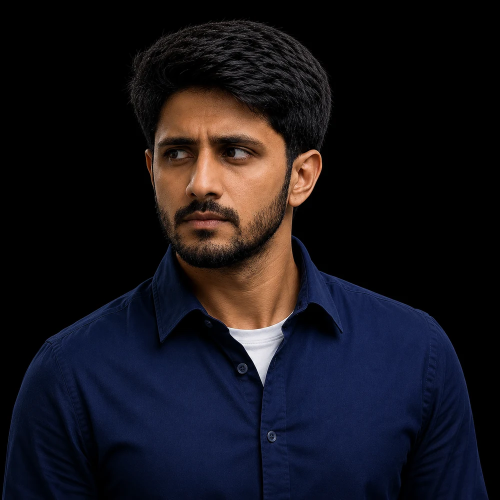
#> input picture video_pipeline/presenter_library/suspicion.webp, 1000 x 1000 px (shown at 1/2 size); its folder holds only this picture in this run
$ python -i photo_thumbnail.py   (imports and definitions only)
#> lines starting #> are read from the running program, lines starting #| are printed output that depends on the picture
#> further down, picture is the input picture: PIL image 1000x1000 RGB; mean R, G, B 22, 20, 26.6
"""
Photographic thumbnails for the clinical channel.

WHAT CHANGED, AND WHY
---------------------
The first version of this drew its subjects: a lightbox, a heart, a flatline,
all as flat polygons. Held next to a real medical channel's thumbnail it read
as a diagram, and a diagram is something a viewer scrolls past. The rule now is
absolute: EVERY pictorial element on the card is a photograph. Nothing here
depicts an object. The only marks this module draws are annotation -- a ring, an
arrow, a cross -- which is what a clinician does ON a photograph, not instead of
one.

THE GRAMMAR
-----------
Pulled off six thumbnails from channels that already work in this niche. All
six shared the same five things, and none of them is a stylistic preference:

  1. The background is a real photograph.
  2. The presenter is cut out with a hard white stroke, 6-10px. The stroke is
     what makes a photographed person read as a graphic element rather than as
     a second, competing photograph.
  3. Text sits in a filled box or a bubble with a heavy black outline. Bare
     text on a photograph disappears -- the photograph has every value in it,
     so there is no colour that contrasts everywhere.
  4. One curved arrow points at the thing.
  5. Saturated yellow, red and white. Not the muted channel teal, which is a
     video palette and vanishes at 120px.

WORDS
-----
The loud element is a clinical fact, not a brand: BEFORE, DAY 9, 0.4 mm,
NEGATIVE. The channel name is never the headline -- a viewer who already knows
the channel does not need telling, and one who does not is not persuaded by it.
Twelve characters is the working ceiling for the loudest element; past that the
type has to shrink to fit and the shrink is what actually costs the click.

SIZE
----
Every format is checked at 120px, because that is what most of the audience
sees. The check is in the render path, not in a test, so a format that fails it
cannot ship quietly.
"""
import math
import os
import random

import numpy as np
from PIL import Image, ImageDraw, ImageFilter, ImageFont

import presenter_cutout as pcut

W, H = 1280, 720

YELLOW = (255, 209, 26)
RED = (219, 30, 38)
WHITE = (255, 255, 255)
BLACK = (0, 0, 0)
INK = (14, 17, 21)

_BOLD = "/usr/share/fonts/truetype/dejavu/DejaVuSans-Bold.ttf"
_COND = "/usr/share/fonts/truetype/dejavu/DejaVuSansCondensed-Bold.ttf"

# The five in rotation, chosen by the channel owner from a set of six. Four
# carry the channel and `banner` is the fifth, kept as a change of pace.
#
# `hero` -- one photographed organ filling the frame -- is implemented and
# tested but deliberately NOT in this tuple. It was not chosen. It stays in the
# code because putting it back is a one-word edit, and because its organ search
# terms are what the other formats now use to find a real heart or a real brain
# rather than an illustration of one.
FORMATS = ("reaction", "bubbles", "pointing", "verdict", "banner")
ALL_FORMATS = ("reaction", "bubbles", "pointing", "verdict", "banner", "hero")

# Which pose register suits each format's job. The presenter is reacting to the
# evidence in some formats and presenting it in others, and those are different
# faces.
_POSES = {
    "reaction": ("surprise", "concern", "confusion"),
    "bubbles":  ("confusion", "skepticism", "curiosity"),
    "pointing": ("directing",),
    "verdict":  ("skepticism", "suspicion", "authority"),
    "hero":     ("concern", "grief"),
    "banner":   ("concern", "resolve", "authority"),
}

# What to ask Pixabay/Pexels for, per role. Ordered most specific first, the
# same way the stock-footage search is ordered, so a real match wins and the
# generic term is only a floor.
SEARCH_TERMS = {
    "scene": ["hospital corridor", "hospital ward night", "emergency department",
              "clinic hallway", "hospital"],
    "evidence": ["mri brain scan", "ct scan film", "blood sample tube",
                 "laboratory blood test", "medical scan"],
    "hero": ["human eye macro", "eye close up", "iris macro", "human eye"],
}

# When the case is about an organ, the evidence photograph should BE that organ.
#
# The trap is that "heart" on a stock search returns valentines, and "heart
# anatomy" returns the vintage engraving and the vector diagram -- both
# drawings, which is the one thing barred here. Every term below is worded to
# pull a photograph: a specimen, a model, a surgical still, a scan of the real
# organ. The word "illustration" never appears, and `_looks_drawn()` throws out
# anything that slips through anyway.
ORGAN_TERMS = {
    "heart":    ["human heart specimen", "cardiac surgery operating", "heart mri scan",
                 "cardiology ultrasound screen"],
    "brain":    ["brain mri scan", "human brain specimen", "neurosurgery operating",
                 "brain ct scan film"],
    "lung":     ["chest x-ray film", "lung ct scan", "thoracic surgery operating"],
    "liver":    ["liver ultrasound screen", "abdominal ct scan", "liver biopsy sample"],
    "kidney":   ["kidney ultrasound screen", "dialysis machine patient",
                 "renal ct scan"],
    "eye":      ["human eye macro", "retina fundus photograph", "eye examination slit lamp"],
    "skin":     ["dermatology examination skin", "skin lesion close up photograph"],
    "bone":     ["bone x-ray film", "orthopaedic x-ray", "skeleton radiograph"],
    "blood":    ["blood sample tube", "blood smear microscope", "laboratory blood test"],
    "stomach":  ["endoscopy screen", "abdominal ultrasound screen"],
    "spine":    ["spine mri scan", "spinal x-ray film"],
    "thyroid":  ["thyroid ultrasound screen", "neck examination doctor"],
    "pancreas": ["abdominal ct scan", "endoscopy screen"],
    "muscle":   ["muscle biopsy microscope", "physiotherapy examination"],
    "nerve":    ["nerve conduction test", "neurology examination patient"],
}


# [32 lines left out: function featureless_fraction, not called in this run]


# Above this, score_photo_card docks the card 2.0 points and calls it "a
# blank surface". Selection refuses a candidate at the same line, so the
# two stages cannot disagree about what a usable photograph is.
FEATURELESS_MAX = 0.55


# [13 lines left out: function organ_terms, not called in this run]


# ── where the card is allowed to put anything that matters ─────────────
#
# YouTube stamps the video's duration over the bottom-right corner of every
# thumbnail in every feed. It is not optional and it is not previewed in the
# upload dialog, so it is invisible until the video is live -- which is exactly
# how a headline ends up with its last word covered by "12:47". Measured at
# roughly 90x34px at 1280x720, and the guidance is to keep anything that
# matters 150x60 clear of the corner.
#
# The rest is the standard safe area: feeds, cards and TV crop differently, so
# critical content stays inside a 90px inset.
SAFE = (90, 90, 1190, 630)
BADGE = (1060, 640, 1280, 720)

# The one element that never moves. Channels that are recognised in a feed keep
# roughly 80% of the card fixed and vary the rest; this red case chip, always
# the same colour in the same corner, is this channel's fixed part. It is worth
# more than it looks: a returning viewer identifies the channel before reading
# a single word.
BRAND_AT = (96, 96)

# Words in the headline. Three or fewer tests best, and three to five is the
# band where the gain still holds; past that the type has to shrink to fit and
# the shrink is what costs the click, so the cap is enforced rather than
# advised.
MAX_WORDS = 5

# Outline on the presenter. It was 9px, which is the reference channels' look
# but reads as a sticker pasted onto the scene -- the channel owner asked for
# him to sit IN the photograph, not on top of it. At 3px the edge still
# separates him from a busy background at 120px, but at full size it reads as
# depth of field rather than as a border. The shadow does more of the work now,
# which is what actually makes something look like it is standing in a room.
STROKE = 2
SHADOW = 0.66

# Filler that carries no meaning at a glance. Dropping these is what turns
# "IT WAS IN THE FIRST BLOOD TEST" (seven words, small type) into
# "IN THE FIRST BLOOD TEST" and then "FIRST BLOOD TEST" (three words, huge).
_FILLER = ("the", "a", "an", "of", "to", "in", "on", "at", "it", "is", "was",
           "were", "that", "this", "and", "for", "with", "his", "her", "their")


# Where one statement ends and the next begins. Cutting here keeps a headline
# grammatical; cutting anywhere else does not.
_JOINS = ("and", "but", "yet", "so", "because", "then", "while", "until",
          "before", "after", "though", "although", "when")

# Words that carry a thumbnail on their own: a denial, a question, a reversal.
_PUNCH = ("no", "not", "nobody", "none", "never", "nothing", "why", "how",
          "what", "who", "wrong", "missed", "failed", "clean", "normal")


# [60 lines left out: functions _clauses, _clause_score, trim_words, not called in this run]


def _font(path, size):
    return ImageFont.truetype(path, size)


# ── type ───────────────────────────────────────────────────────────────

def _measure(d, text, font, ow):
    b = d.textbbox((0, 0), text, font=font, stroke_width=ow)
    return b[2] - b[0], b[3] - b[1]


# [61 lines left out: functions _heavy, _draw_heavy, _fit, not called in this run]


def _caps(d, xy, text, font, fill, ow=7, outline=BLACK, anchor="la"):
    d.text(xy, text, font=font, fill=fill, anchor=anchor,
           stroke_width=ow, stroke_fill=outline)


# [175 lines left out: functions _block, _label, _hand, _ring, _cross, _arrow and 2 more, not called in this run]


# What each role's photograph was found by, this episode. Reset per resolve.
CHOSEN_BY = {}


# [132 lines left out: functions relevance, resolve_photos, _cover, not called in this run]


def _focus_point(im, zone=(0.0, 0.0, 1.0, 1.0), prefer="detail", min_salience=2.1,
                 centre_bias=False):
    """Where in this photograph the mark should go, or None if nowhere.

    Hard-coding the ring's coordinates works exactly once, for the photograph
    you had in front of you. In production the photograph comes back from a
    Pixabay search, so the syringe is wherever it happens to be -- and a ring
    drawn at a fixed point lands on empty wall, which is worse than no ring at
    all because it tells the viewer there is something to see and there isn't.

    "detail" finds the busiest region: an instrument, a lesion, a hand at work.
    "dark" finds the darkest compact one, which on a macro of an eye is the
    pupil. Both run on a thumbnail of the photograph, because the answer wanted
    is a region, not a pixel.
    """
#> called with zone = (0, 0, 1, 1), prefer = 'detail', min_salience = 2.1, centre_bias = False
    gw, gh = 240, 135
    g = np.asarray(im.convert("L").resize((gw, gh), Image.LANCZOS)).astype(np.float32)
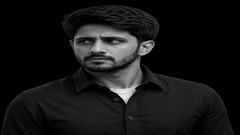
#> g: shape (135, 240) float32; min 0, max 245, mean 21.4
    if prefer == "dark":
        # Difference of Gaussians, not plain darkness. Plain darkness picks the
        # single darkest pixel, which on an eye macro is the shadow in the
        # outer corner -- it put the ring on bare skin. A DoG asks the useful
        # question instead: which region is dark COMPARED WITH WHAT SURROUNDS
        # IT. That is a pupil, and it is a lesion on a scan.
        def blur(k):
            return np.asarray(Image.fromarray(g.astype(np.uint8))
                              .filter(ImageFilter.GaussianBlur(k))).astype(np.float32)
        field = np.clip(blur(21) - blur(4), 0, None)
    else:
        field = (np.abs(np.diff(g, axis=1, prepend=g[:, :1]))
                 + np.abs(np.diff(g, axis=0, prepend=g[:1, :])))
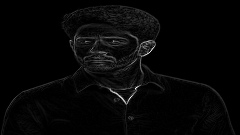
#> field: shape (135, 240) float32; min 0, max 269, mean 7; drawn with min black and max white
        field = np.asarray(Image.fromarray(np.clip(field, 0, 255).astype(np.uint8))
                           .filter(ImageFilter.GaussianBlur(7))).astype(np.float32)
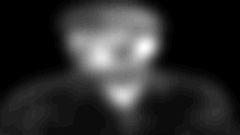
#> field: shape (135, 240) float32; min 0, max 40, mean 6.9; drawn with min black and max white

    if centre_bias:
        # A tie-break toward the middle. On a macro of an eye the pupil and the
        # shadow under the brow are both dark blobs; the one the photograph is
        # about is the one near the centre of the frame.
        yy, xx = np.mgrid[0:gh, 0:gw]
        r2 = ((xx / gw - 0.5) ** 2 + (yy / gh - 0.5) ** 2)
        field = field * np.exp(-r2 / 0.10)

    x0, y0, x1, y1 = zone
    m = np.zeros_like(field)
    m[int(y0 * gh):max(1, int(y1 * gh)), int(x0 * gw):max(1, int(x1 * gw))] = 1.0
    sel = field * m
    peak = float(sel.max())
#> peak = 40

    # Is there anything here worth ringing? An empty corridor has a busiest
    # region too -- a door frame -- and a ring drawn on it promises the viewer
    # a finding that does not exist, which is worse than no ring at all. So the
    # peak has to stand clear of the rest of the zone or the caller gets None
    # and draws nothing.
    inside = sel[m > 0]
    if peak <= 0 or peak < min_salience * float(inside.mean() + 1e-6):
        return None

    yy, xx = np.unravel_index(int(np.argmax(sel)), field.shape)
#> yy = 46; xx = 144
    return int((xx + 0.5) / gw * W), int((yy + 0.5) / gh * H)


# [46 lines left out: functions _recede, _panel, not called in this run]


# ── the six formats ────────────────────────────────────────────────────
#
# Each one gets the canvas, a copy of the spec, and an rng. Each returns the
# canvas. Layout constants are chosen so the presenter's column and the text's
# column cannot overlap -- the overlap is prevented by the geometry rather than
# detected afterwards, because a check that runs afterwards has nothing to do
# about it except shrink the type.

# ── the channel mark ───────────────────────────────────────────────────

# Same ring-and-single-ECG-beat as the channel avatar, drawn small in the
# corner. Reusing the avatar's mark rather than inventing a second one is the
# point: a viewer who has seen the channel once recognises the card before
# reading it, and the mark is doing brand work rather than watermark work.
MARK_TEAL = (95, 168, 160)


# [165 lines left out: functions score_image, _mark_slots, _mark, not called in this run]


_mark.last_slot = None


# [204 lines left out: functions _shoulder, _f_reaction, _f_bubbles, _f_pointing, _f_verdict, _f_hero and 1 more, not called in this run]


_RENDER = {"reaction": _f_reaction, "bubbles": _f_bubbles, "pointing": _f_pointing,
           "verdict": _f_verdict, "hero": _f_hero, "banner": _f_banner}


# ── entry point ────────────────────────────────────────────────────────

# [50 lines left out: functions pick_format, punch, badge_clear, legible_at, not called in this run]


# What a patient actually gets told before anyone believes them. The bubble
# format needs two lines and the pipeline only has one -- the episode headline
# -- so the first bubble comes from here and rotates by episode, and the second
# is the episode's own line. Without this every bubbles thumbnail the channel
# ever published would carry the same two sentences.
DISMISSALS = ("IT'S JUST STRESS", "YOU'RE FINE", "ALL TESTS NORMAL",
              "IT'S ANXIETY", "NOTHING ON THE SCAN", "COME BACK IN SIX MONTHS",
              "PROBABLY A VIRUS", "TRY SLEEPING MORE")


def _default_quotes(episode, lines):
    return [DISMISSALS[(episode or 1) % len(DISMISSALS)], " ".join(lines)]


# [54 lines left out: function render, not called in this run]

>>> from PIL import Image
>>> picture = Image.open('presenter_library/suspicion.webp')
>>> result = _focus_point(picture)
#> result = (770, 248)

$ run again, on video_pipeline/presenter_library/alert.webp
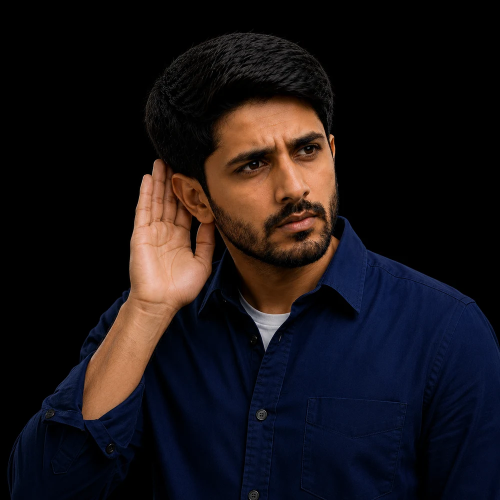
#> input picture video_pipeline/presenter_library/alert.webp, 1000 x 1000 px (shown at 1/2 size)
#> picture is the input picture: PIL image 1000x1000 RGB; mean R, G, B 24.6, 19.6, 22.8
#> in _focus_point, `g = np.asarray(im.convert("L").resize((gw, gh), Image.LANCZOS)).astype..`:
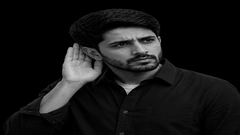
#> g: shape (135, 240) float32; min 0, max 204, mean 21.5
#> in _focus_point, `field = np.asarray(Image.fromarray(np.clip(field, 0, 255).astype(np.ui..`:
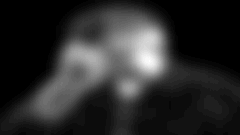
#> field: shape (135, 240) float32; min 0, max 41, mean 7; drawn with min black and max white
#> peak = 41
#> yy = 60; xx = 149
#> result = (797, 322)

$ run again, on video_pipeline/presenter_library/authority.webp
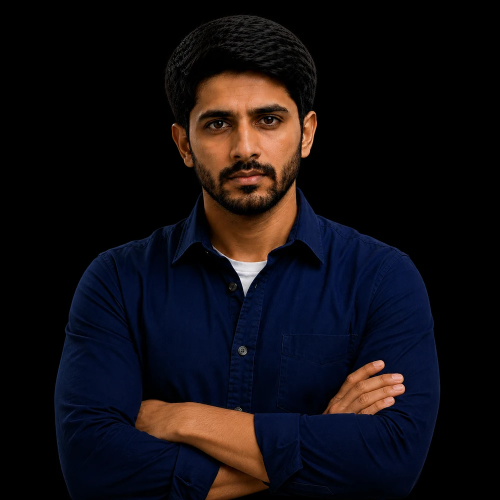
#> input picture video_pipeline/presenter_library/authority.webp, 1000 x 1000 px (shown at 1/2 size)
#> picture is the input picture: PIL image 1000x1000 RGB; mean R, G, B 17.7, 14.3, 18.5
#> in _focus_point, `g = np.asarray(im.convert("L").resize((gw, gh), Image.LANCZOS)).astype..`:
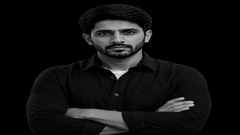
#> g: shape (135, 240) float32; min 0, max 229, mean 15.8
#> in _focus_point, `field = np.asarray(Image.fromarray(np.clip(field, 0, 255).astype(np.ui..`:
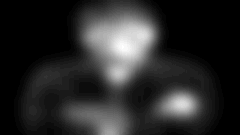
#> field: shape (135, 240) float32; min 0, max 40, mean 6.6; drawn with min black and max white
#> peak = 40
#> yy = 45; xx = 122
#> result = (653, 242)
